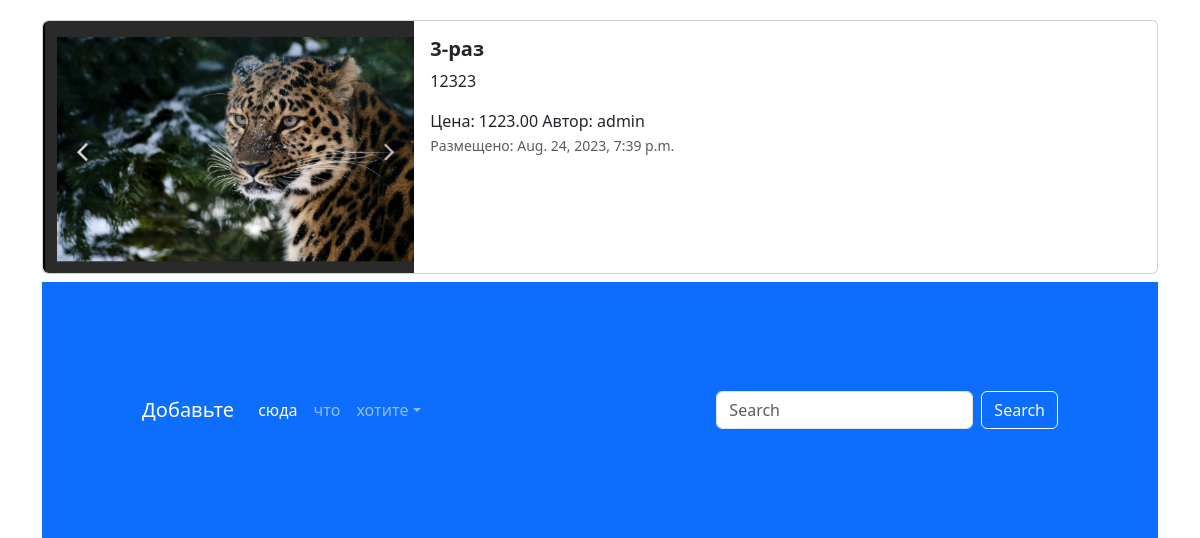
/advertisment/ (lower part), run on an earlier commit of the app's database.
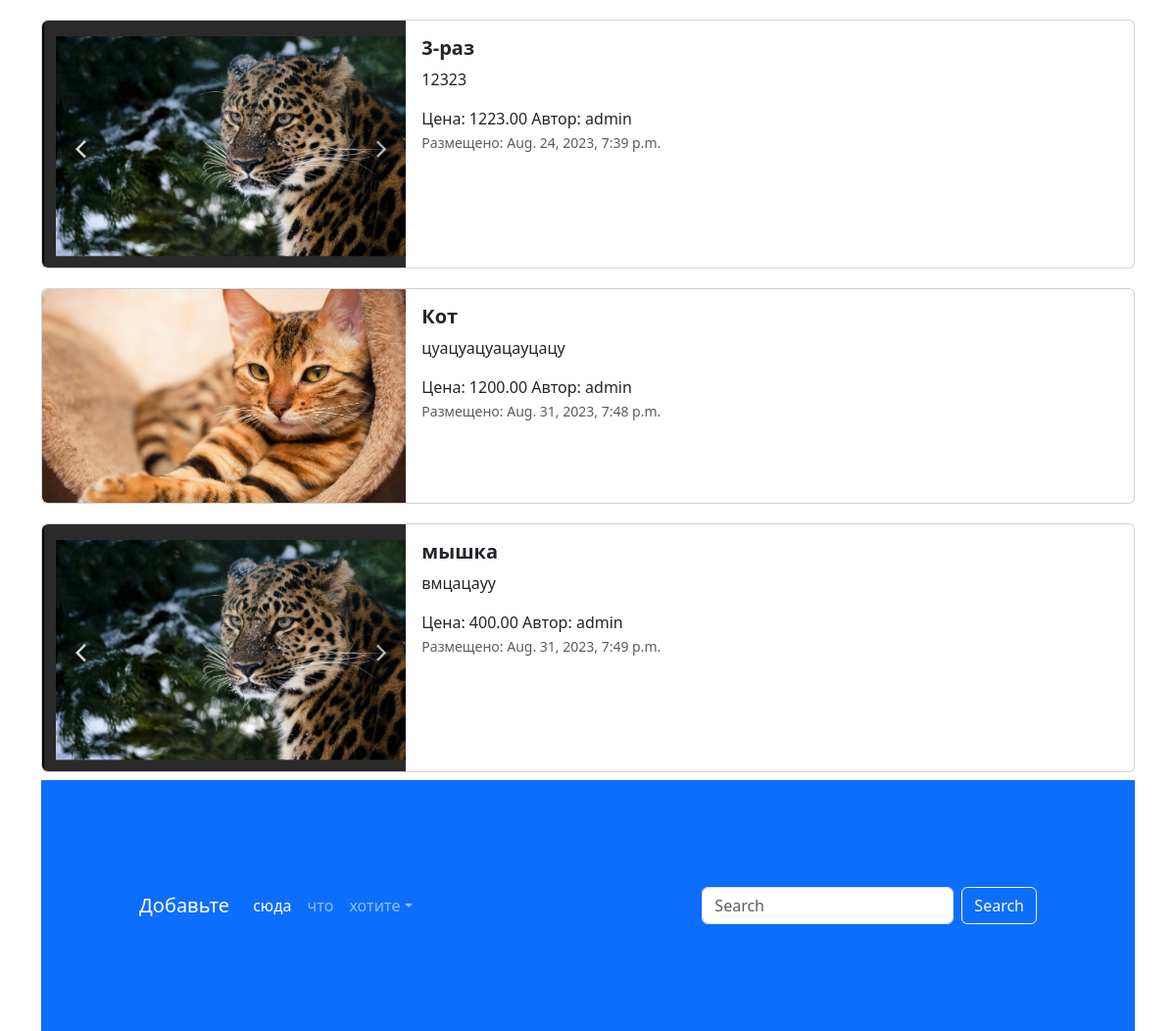
And on a later commit of the database.
### app_advertisment/models.py (models this page shows, shortened)
class Advertisment(models.Model):
    title = models.CharField("название",max_length=120)
    descriptions = models.TextField("описание")
    price = models.DecimalField("цена",max_digits=9, decimal_places=2)
    trades = models.BooleanField("Торг",help_text="Если хотим торговаться")
    date_now = models.DateTimeField("Создание дата",auto_now_add= True)
    date_update = models.DateTimeField("Обновление дата", auto_now= True)
    image = models.ImageField("Картинка",upload_to='advertisments/')
    user = models.ForeignKey(User,on_delete=models.CASCADE,null=True)
    class Meta:
        db_table = "Advertisment"
    def get_absolute_url(self):
        return reverse('advertisement_',kwargs={'pk':self.pk})

### app_advertisment/views.py (the view)
# urls.py: path('',index,name='/'),
def index(request):
    title = request.GET.get('query')
    print('-------->',title)
    if title:
        advertisement = Advertisment.objects.filter(title__contains  = title)
    else:
        advertisement = Advertisment.objects.all()
    context = {
        'advertisement':advertisement,
        'title':title,
               }
    return render(request,'advertisments/index.html',context=context)

### templates/advertisments/index.html (shortened to what this page needs)
{% extends 'base.html' %}
{% load static %}
  {% block content %}
  <div class="container">
    {% for adv in advertisement %}
    <div class="col">
      <div class="card mb-2" style="max-width: 1200px; margin-top: 20px;">
        <div class="row g-0">
          <div class="col-md-4">
            <a href="{{ adv.get_absolute_url }}" class="nav-link">
              <img src="{% if adv.image %} {{ adv.image.url }}  {% else %} {% static 'img/adv.png' %}  {% endif %}" class="img-fluid rounded-start" alt="Card title">
            </a>
          </div>
          <div class="col-md-8">
            <div class="card-body">
              <h5 class="card-title">
                <a href="{{ adv.get_absolute_url }}" class="nav-link"><strong>{{ adv.title }}</strong></a>
              </h5>
              <a href="{{ adv.get_absolute_url }}" class="nav-link">
                <p class="card-text">
                    {{ adv.descriptions }}
                </p>
                <span>Цена: {{adv.price}} </span>
                <span>Автор: {{ adv.user }}</span>
                <p class="card-text"><small class="text-muted">Размещено: {{adv.date_now}}</small></p>
              </a>
            </div>
          </div>
        </div>
      </div>
    </div>
    {% endfor %}
  <footer style="padding: 100px;" class="bg-primary">
    <nav class="navbar navbar-expand-sm navbar-dark">
      <a class="navbar-brand" href="#">Добавьте</a>
      <div class="collapse navbar-collapse" id="collapsibleNavId">
        <ul class="navbar-nav me-auto mt-2 mt-lg-0">
          <li class="nav-item">
            <a class="nav-link active" href="#" aria-current="page">сюда</a>
          </li>
          <li class="nav-item">
            <a class="nav-link" href="#">что</a>
          </li>
          <li class="nav-item dropdown">
            <a class="nav-link dropdown-toggle" href="#" id="dropdownId" data-bs-toggle="dropdown" aria-haspopup="true"
               aria-expanded="false">хотите</a>
          </li>
        </ul>
        <form class="d-flex my-2 my-lg-0">
          <input class="form-control me-sm-2" type="text" placeholder="Search">
          <button class="btn btn-outline-light my-2 my-sm-0" type="submit">Search</button>
        </form>
      </div>
    </nav>
  </footer>
  {% endblock %}

### templates/base.html (shortened to what this page needs)
{% load static %}
<!DOCTYPE html>
<html lang="en">
<head>
  <link href="{% static 'css/bootstrap.min.css' %}" rel="stylesheet">
  <link rel="stylesheet" href="{% static 'css/fontello.css' %}">
</head>
<body>
{% block content %}
{% endblock %}
</body>
</html>

What changed in the data, as far as the page shows it:
added Advertisment: image (picture), title "Кот", descriptions "цуацуацуацауцацу", price "1200.00", user "admin", date_now "Aug. 31, 2023, 7:48 p.m."
added Advertisment: image (picture), title "мышка", descriptions "вмцацауу", price "400.00", user "admin", date_now "Aug. 31, 2023, 7:49 p.m."
